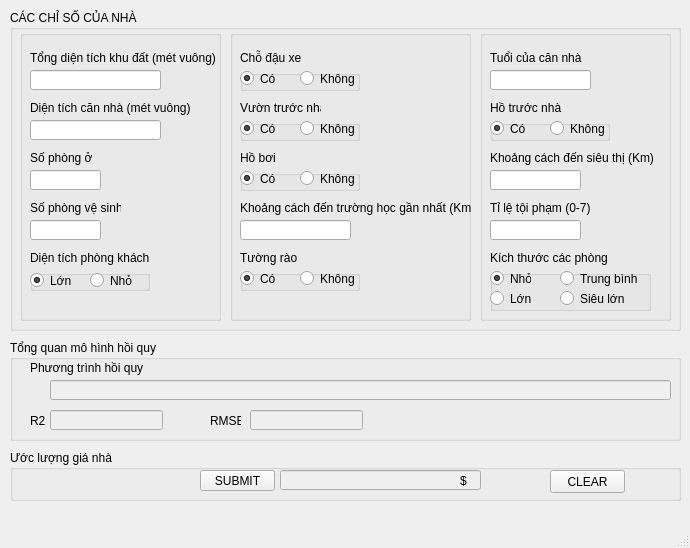
<?xml version="1.0" encoding="UTF-8"?>
<ui version="4.0">
 <class>MainWindow</class>
 <widget class="QMainWindow" name="MainWindow">
  <property name="geometry">
   <rect>
    <x>0</x>
    <y>0</y>
    <width>690</width>
    <height>548</height>
   </rect>
  </property>
  <property name="windowTitle">
   <string>MainWindow</string>
  </property>
  <widget class="QWidget" name="centralwidget">
   <widget class="QGroupBox" name="groupBox">
    <property name="geometry">
     <rect>
      <x>10</x>
      <y>10</y>
      <width>671</width>
      <height>321</height>
     </rect>
    </property>
    <property name="title">
     <string>CÁC CHỈ SỐ CỦA NHÀ</string>
    </property>
    <widget class="QGroupBox" name="groupBox_2">
     <property name="geometry">
      <rect>
       <x>10</x>
       <y>20</y>
       <width>201</width>
       <height>291</height>
      </rect>
     </property>
     <property name="title">
      <string/>
     </property>
     <widget class="QLineEdit" name="house_size_sqm">
      <property name="geometry">
       <rect>
        <x>10</x>
        <y>90</y>
        <width>131</width>
        <height>20</height>
       </rect>
      </property>
      <property name="toolTip">
       <string>Diện tích riêng căn nhà</string>
      </property>
     </widget>
     <widget class="QLabel" name="label_3">
      <property name="geometry">
       <rect>
        <x>10</x>
        <y>120</y>
        <width>81</width>
        <height>16</height>
       </rect>
      </property>
      <property name="text">
       <string>Số phòng ở</string>
      </property>
     </widget>
     <widget class="QLabel" name="label_2">
      <property name="geometry">
       <rect>
        <x>10</x>
        <y>70</y>
        <width>191</width>
        <height>16</height>
       </rect>
      </property>
      <property name="text">
       <string>Diện tích căn nhà (mét vuông)</string>
      </property>
     </widget>
     <widget class="QLabel" name="label">
      <property name="geometry">
       <rect>
        <x>10</x>
        <y>20</y>
        <width>191</width>
        <height>16</height>
       </rect>
      </property>
      <property name="text">
       <string>Tổng diện tích khu đất (mét vuông)</string>
      </property>
     </widget>
     <widget class="QLineEdit" name="land_size_sqm">
      <property name="geometry">
       <rect>
        <x>10</x>
        <y>40</y>
        <width>131</width>
        <height>20</height>
       </rect>
      </property>
      <property name="toolTip">
       <string>Tổng diện tích đất</string>
      </property>
     </widget>
     <widget class="QLineEdit" name="no_of_rooms">
      <property name="geometry">
       <rect>
        <x>10</x>
        <y>140</y>
        <width>71</width>
        <height>20</height>
       </rect>
      </property>
      <property name="toolTip">
       <string>Số phòng ở được</string>
      </property>
     </widget>
     <widget class="QLabel" name="label_4">
      <property name="geometry">
       <rect>
        <x>10</x>
        <y>170</y>
        <width>91</width>
        <height>16</height>
       </rect>
      </property>
      <property name="text">
       <string>Số phòng vệ sinh</string>
      </property>
     </widget>
     <widget class="QLineEdit" name="no_of_bathrooms">
      <property name="geometry">
       <rect>
        <x>10</x>
        <y>190</y>
        <width>71</width>
        <height>20</height>
       </rect>
      </property>
      <property name="toolTip">
       <string>Số phòng vệ sinh</string>
      </property>
     </widget>
     <widget class="QLabel" name="label_5">
      <property name="geometry">
       <rect>
        <x>10</x>
        <y>220</y>
        <width>151</width>
        <height>16</height>
       </rect>
      </property>
      <property name="text">
       <string>Diện tích phòng khách</string>
      </property>
     </widget>
     <widget class="QGroupBox" name="groupBox_7">
      <property name="geometry">
       <rect>
        <x>10</x>
        <y>240</y>
        <width>120</width>
        <height>21</height>
       </rect>
      </property>
      <property name="toolTip">
       <string>Diện tích của phòng khách</string>
      </property>
      <property name="title">
       <string/>
      </property>
      <widget class="QRadioButton" name="large_living_room_0">
       <property name="geometry">
        <rect>
         <x>60</x>
         <y>0</y>
         <width>51</width>
         <height>21</height>
        </rect>
       </property>
       <property name="text">
        <string>Nhỏ</string>
       </property>
      </widget>
      <widget class="QRadioButton" name="large_living_room_1">
       <property name="geometry">
        <rect>
         <x>0</x>
         <y>0</y>
         <width>41</width>
         <height>21</height>
        </rect>
       </property>
       <property name="text">
        <string>Lớn</string>
       </property>
       <property name="checked">
        <bool>true</bool>
       </property>
      </widget>
     </widget>
    </widget>
    <widget class="QGroupBox" name="groupBox_3">
     <property name="geometry">
      <rect>
       <x>220</x>
       <y>20</y>
       <width>241</width>
       <height>291</height>
      </rect>
     </property>
     <property name="title">
      <string/>
     </property>
     <widget class="QLabel" name="label_6">
      <property name="geometry">
       <rect>
        <x>10</x>
        <y>20</y>
        <width>71</width>
        <height>16</height>
       </rect>
      </property>
      <property name="text">
       <string>Chỗ đậu xe</string>
      </property>
     </widget>
     <widget class="QLabel" name="label_7">
      <property name="geometry">
       <rect>
        <x>10</x>
        <y>70</y>
        <width>81</width>
        <height>16</height>
       </rect>
      </property>
      <property name="text">
       <string>Vườn trước nhà</string>
      </property>
     </widget>
     <widget class="QLabel" name="label_8">
      <property name="geometry">
       <rect>
        <x>10</x>
        <y>120</y>
        <width>81</width>
        <height>16</height>
       </rect>
      </property>
      <property name="text">
       <string>Hồ bơi</string>
      </property>
     </widget>
     <widget class="QGroupBox" name="groupBox_4">
      <property name="geometry">
       <rect>
        <x>10</x>
        <y>40</y>
        <width>120</width>
        <height>21</height>
       </rect>
      </property>
      <property name="toolTip">
       <string>Có nhà để xe hay không</string>
      </property>
      <property name="title">
       <string/>
      </property>
      <property name="checkable">
       <bool>false</bool>
      </property>
      <widget class="QRadioButton" name="parking_space_0">
       <property name="geometry">
        <rect>
         <x>60</x>
         <y>0</y>
         <width>61</width>
         <height>17</height>
        </rect>
       </property>
       <property name="text">
        <string>Không</string>
       </property>
      </widget>
      <widget class="QRadioButton" name="parking_space_1">
       <property name="geometry">
        <rect>
         <x>0</x>
         <y>0</y>
         <width>41</width>
         <height>17</height>
        </rect>
       </property>
       <property name="text">
        <string>Có</string>
       </property>
       <property name="checked">
        <bool>true</bool>
       </property>
      </widget>
     </widget>
     <widget class="QGroupBox" name="groupBox_5">
      <property name="geometry">
       <rect>
        <x>10</x>
        <y>90</y>
        <width>120</width>
        <height>21</height>
       </rect>
      </property>
      <property name="toolTip">
       <string>Có vườn trước nhà hay không</string>
      </property>
      <property name="title">
       <string/>
      </property>
      <widget class="QRadioButton" name="front_garden_0">
       <property name="geometry">
        <rect>
         <x>60</x>
         <y>0</y>
         <width>61</width>
         <height>17</height>
        </rect>
       </property>
       <property name="text">
        <string>Không</string>
       </property>
      </widget>
      <widget class="QRadioButton" name="front_garden_1">
       <property name="geometry">
        <rect>
         <x>0</x>
         <y>0</y>
         <width>41</width>
         <height>17</height>
        </rect>
       </property>
       <property name="text">
        <string>Có</string>
       </property>
       <property name="checked">
        <bool>true</bool>
       </property>
      </widget>
     </widget>
     <widget class="QGroupBox" name="groupBox_6">
      <property name="geometry">
       <rect>
        <x>10</x>
        <y>140</y>
        <width>120</width>
        <height>21</height>
       </rect>
      </property>
      <property name="toolTip">
       <string>Có hồ bơi hay không</string>
      </property>
      <property name="title">
       <string/>
      </property>
      <widget class="QRadioButton" name="swimming_pool_1">
       <property name="geometry">
        <rect>
         <x>0</x>
         <y>0</y>
         <width>41</width>
         <height>17</height>
        </rect>
       </property>
       <property name="text">
        <string>Có</string>
       </property>
       <property name="checked">
        <bool>true</bool>
       </property>
      </widget>
      <widget class="QRadioButton" name="swimming_pool_0">
       <property name="geometry">
        <rect>
         <x>60</x>
         <y>0</y>
         <width>61</width>
         <height>17</height>
        </rect>
       </property>
       <property name="text">
        <string>Không</string>
       </property>
      </widget>
     </widget>
     <widget class="QLabel" name="label_9">
      <property name="geometry">
       <rect>
        <x>10</x>
        <y>170</y>
        <width>231</width>
        <height>16</height>
       </rect>
      </property>
      <property name="text">
       <string>Khoảng cách đến trường học gần nhất (Km)</string>
      </property>
     </widget>
     <widget class="QLineEdit" name="distance_to_school_km">
      <property name="geometry">
       <rect>
        <x>10</x>
        <y>190</y>
        <width>111</width>
        <height>20</height>
       </rect>
      </property>
      <property name="toolTip">
       <string>Khoảng cách đến trường học gần nhất (Km)</string>
      </property>
     </widget>
     <widget class="QLabel" name="label_10">
      <property name="geometry">
       <rect>
        <x>10</x>
        <y>220</y>
        <width>91</width>
        <height>16</height>
       </rect>
      </property>
      <property name="text">
       <string>Tường rào</string>
      </property>
     </widget>
     <widget class="QGroupBox" name="groupBox_8">
      <property name="geometry">
       <rect>
        <x>10</x>
        <y>240</y>
        <width>120</width>
        <height>21</height>
       </rect>
      </property>
      <property name="toolTip">
       <string>Tường rào</string>
      </property>
      <property name="title">
       <string/>
      </property>
      <widget class="QRadioButton" name="wall_fence_1">
       <property name="geometry">
        <rect>
         <x>0</x>
         <y>0</y>
         <width>41</width>
         <height>17</height>
        </rect>
       </property>
       <property name="text">
        <string>Có</string>
       </property>
       <property name="checked">
        <bool>true</bool>
       </property>
      </widget>
      <widget class="QRadioButton" name="wall_fence_0">
       <property name="geometry">
        <rect>
         <x>60</x>
         <y>0</y>
         <width>61</width>
         <height>17</height>
        </rect>
       </property>
       <property name="text">
        <string>Không</string>
       </property>
      </widget>
     </widget>
    </widget>
    <widget class="QGroupBox" name="groupBox_9">
     <property name="geometry">
      <rect>
       <x>470</x>
       <y>20</y>
       <width>191</width>
       <height>291</height>
      </rect>
     </property>
     <property name="title">
      <string/>
     </property>
     <widget class="QLabel" name="label_11">
      <property name="geometry">
       <rect>
        <x>10</x>
        <y>20</y>
        <width>111</width>
        <height>16</height>
       </rect>
      </property>
      <property name="text">
       <string>Tuổi của căn nhà</string>
      </property>
     </widget>
     <widget class="QLineEdit" name="house_age_or_renovated">
      <property name="geometry">
       <rect>
        <x>10</x>
        <y>40</y>
        <width>101</width>
        <height>20</height>
       </rect>
      </property>
      <property name="toolTip">
       <string>Niên đại căn nhà</string>
      </property>
     </widget>
     <widget class="QGroupBox" name="groupBox_10">
      <property name="geometry">
       <rect>
        <x>10</x>
        <y>90</y>
        <width>120</width>
        <height>21</height>
       </rect>
      </property>
      <property name="toolTip">
       <string>Ở trước nhà có hồ nước không</string>
      </property>
      <property name="title">
       <string/>
      </property>
      <widget class="QRadioButton" name="water_front_0">
       <property name="geometry">
        <rect>
         <x>60</x>
         <y>0</y>
         <width>61</width>
         <height>17</height>
        </rect>
       </property>
       <property name="text">
        <string>Không</string>
       </property>
      </widget>
      <widget class="QRadioButton" name="water_front_1">
       <property name="geometry">
        <rect>
         <x>0</x>
         <y>0</y>
         <width>41</width>
         <height>17</height>
        </rect>
       </property>
       <property name="text">
        <string>Có</string>
       </property>
       <property name="checked">
        <bool>true</bool>
       </property>
      </widget>
     </widget>
     <widget class="QLabel" name="label_12">
      <property name="geometry">
       <rect>
        <x>10</x>
        <y>70</y>
        <width>101</width>
        <height>16</height>
       </rect>
      </property>
      <property name="text">
       <string>Hồ trước nhà</string>
      </property>
     </widget>
     <widget class="QLineEdit" name="crime_rate">
      <property name="geometry">
       <rect>
        <x>10</x>
        <y>190</y>
        <width>91</width>
        <height>20</height>
       </rect>
      </property>
      <property name="toolTip">
       <string>Tỷ lệ tội phạm là số thực từ 0 đến 7</string>
      </property>
     </widget>
     <widget class="QLabel" name="label_13">
      <property name="geometry">
       <rect>
        <x>10</x>
        <y>170</y>
        <width>101</width>
        <height>16</height>
       </rect>
      </property>
      <property name="text">
       <string>Tỉ lệ tội phạm (0-7)</string>
      </property>
     </widget>
     <widget class="QLabel" name="label_14">
      <property name="geometry">
       <rect>
        <x>10</x>
        <y>220</y>
        <width>121</width>
        <height>16</height>
       </rect>
      </property>
      <property name="text">
       <string>Kích thước các phòng</string>
      </property>
     </widget>
     <widget class="QLineEdit" name="distance_to_supermarket_km">
      <property name="geometry">
       <rect>
        <x>10</x>
        <y>140</y>
        <width>91</width>
        <height>20</height>
       </rect>
      </property>
      <property name="toolTip">
       <string>Khoảng cách đến siêu thị (Km)</string>
      </property>
     </widget>
     <widget class="QLabel" name="label_15">
      <property name="geometry">
       <rect>
        <x>10</x>
        <y>120</y>
        <width>171</width>
        <height>16</height>
       </rect>
      </property>
      <property name="text">
       <string>Khoảng cách đến siêu thị (Km)</string>
      </property>
     </widget>
     <widget class="QGroupBox" name="groupBox_11">
      <property name="geometry">
       <rect>
        <x>10</x>
        <y>240</y>
        <width>161</width>
        <height>41</height>
       </rect>
      </property>
      <property name="toolTip">
       <string>Kích thước các phòng</string>
      </property>
      <property name="title">
       <string/>
      </property>
      <widget class="QRadioButton" name="room_size_0">
       <property name="geometry">
        <rect>
         <x>0</x>
         <y>0</y>
         <width>41</width>
         <height>17</height>
        </rect>
       </property>
       <property name="text">
        <string>Nhỏ</string>
       </property>
       <property name="checked">
        <bool>true</bool>
       </property>
      </widget>
      <widget class="QRadioButton" name="room_size_1">
       <property name="geometry">
        <rect>
         <x>70</x>
         <y>0</y>
         <width>81</width>
         <height>17</height>
        </rect>
       </property>
       <property name="text">
        <string>Trung bình</string>
       </property>
      </widget>
      <widget class="QRadioButton" name="room_size_2">
       <property name="geometry">
        <rect>
         <x>0</x>
         <y>20</y>
         <width>41</width>
         <height>17</height>
        </rect>
       </property>
       <property name="text">
        <string>Lớn</string>
       </property>
      </widget>
      <widget class="QRadioButton" name="room_size_3">
       <property name="geometry">
        <rect>
         <x>70</x>
         <y>20</y>
         <width>82</width>
         <height>17</height>
        </rect>
       </property>
       <property name="text">
        <string>Siêu lớn</string>
       </property>
      </widget>
     </widget>
    </widget>
   </widget>
   <widget class="QGroupBox" name="groupBox_12">
    <property name="geometry">
     <rect>
      <x>10</x>
      <y>450</y>
      <width>671</width>
      <height>51</height>
     </rect>
    </property>
    <property name="title">
     <string>Ước lượng giá nhà</string>
    </property>
    <widget class="QPushButton" name="btnSubmit">
     <property name="geometry">
      <rect>
       <x>190</x>
       <y>20</y>
       <width>75</width>
       <height>21</height>
      </rect>
     </property>
     <property name="text">
      <string>SUBMIT</string>
     </property>
    </widget>
    <widget class="QLineEdit" name="property_value">
     <property name="enabled">
      <bool>false</bool>
     </property>
     <property name="geometry">
      <rect>
       <x>270</x>
       <y>20</y>
       <width>201</width>
       <height>20</height>
      </rect>
     </property>
     <property name="toolTip">
      <string>Giá nhà dự đoán</string>
     </property>
    </widget>
    <widget class="QLabel" name="label_16">
     <property name="geometry">
      <rect>
       <x>450</x>
       <y>20</y>
       <width>21</width>
       <height>21</height>
      </rect>
     </property>
     <property name="text">
      <string>$</string>
     </property>
    </widget>
    <widget class="QPushButton" name="btnDelete">
     <property name="geometry">
      <rect>
       <x>540</x>
       <y>20</y>
       <width>75</width>
       <height>23</height>
      </rect>
     </property>
     <property name="text">
      <string>CLEAR</string>
     </property>
    </widget>
   </widget>
   <widget class="QGroupBox" name="groupBox_13">
    <property name="geometry">
     <rect>
      <x>10</x>
      <y>340</y>
      <width>671</width>
      <height>101</height>
     </rect>
    </property>
    <property name="title">
     <string>Tổng quan mô hình hồi quy</string>
    </property>
    <widget class="QLabel" name="label_17">
     <property name="geometry">
      <rect>
       <x>20</x>
       <y>20</y>
       <width>141</width>
       <height>16</height>
      </rect>
     </property>
     <property name="text">
      <string>Phương trình hồi quy</string>
     </property>
    </widget>
    <widget class="QLineEdit" name="pt_hoi_quy">
     <property name="enabled">
      <bool>false</bool>
     </property>
     <property name="geometry">
      <rect>
       <x>40</x>
       <y>40</y>
       <width>621</width>
       <height>20</height>
      </rect>
     </property>
     <property name="font">
      <font>
       <pointsize>1</pointsize>
      </font>
     </property>
    </widget>
    <widget class="QLabel" name="label_18">
     <property name="geometry">
      <rect>
       <x>20</x>
       <y>70</y>
       <width>21</width>
       <height>21</height>
      </rect>
     </property>
     <property name="text">
      <string>R2</string>
     </property>
    </widget>
    <widget class="QLineEdit" name="r2">
     <property name="enabled">
      <bool>false</bool>
     </property>
     <property name="geometry">
      <rect>
       <x>40</x>
       <y>70</y>
       <width>113</width>
       <height>20</height>
      </rect>
     </property>
    </widget>
    <widget class="QLineEdit" name="rmse">
     <property name="enabled">
      <bool>false</bool>
     </property>
     <property name="geometry">
      <rect>
       <x>240</x>
       <y>70</y>
       <width>113</width>
       <height>20</height>
      </rect>
     </property>
    </widget>
    <widget class="QLabel" name="label_19">
     <property name="geometry">
      <rect>
       <x>200</x>
       <y>70</y>
       <width>31</width>
       <height>21</height>
      </rect>
     </property>
     <property name="text">
      <string>RMSE</string>
     </property>
    </widget>
   </widget>
  </widget>
  <widget class="QMenuBar" name="menubar">
   <property name="geometry">
    <rect>
     <x>0</x>
     <y>0</y>
     <width>690</width>
     <height>21</height>
    </rect>
   </property>
  </widget>
  <widget class="QStatusBar" name="statusbar"/>
 </widget>
 <resources/>
 <connections/>
</ui>
